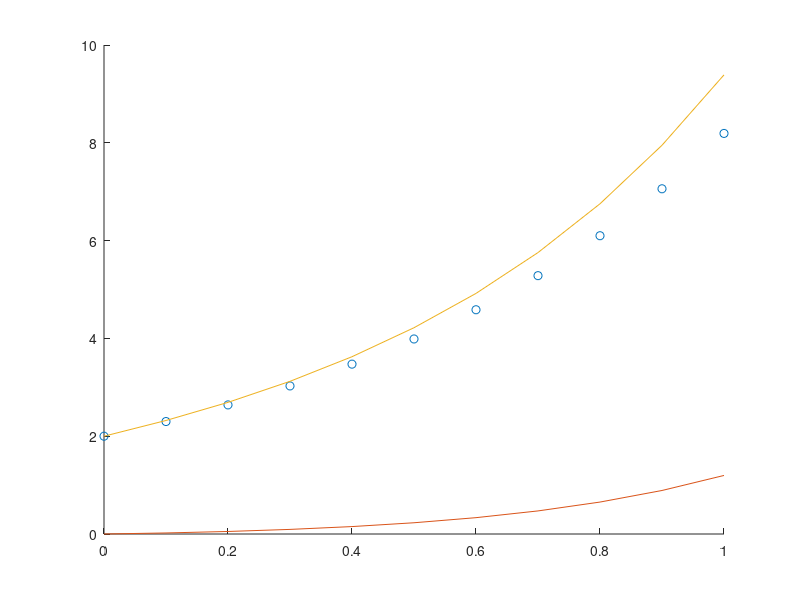

The MATLAB script that drew this image:
function metodo_euler
  hold on
  f = @(x, y)(2*y - 2*x-1);
  x0 = 0;
  y0 = 2;
  h = 0.1;
  x = 0 : h : 1;
  y = [2];
  for i = 2: 11
    y(i) = y(i-1) + 0.1*f(x(i-1), y(i-1));
  endfor
  plot(x, y, "o");
  error = [];
  
  for i = 1 : 11
    error(i)=exp(2*x(i))+x(i)+1 - y(i);
  endfor
  plot(x, error);
  plot(x, exp(2*x)+x+1)
  
  hold off
  
endfunction
